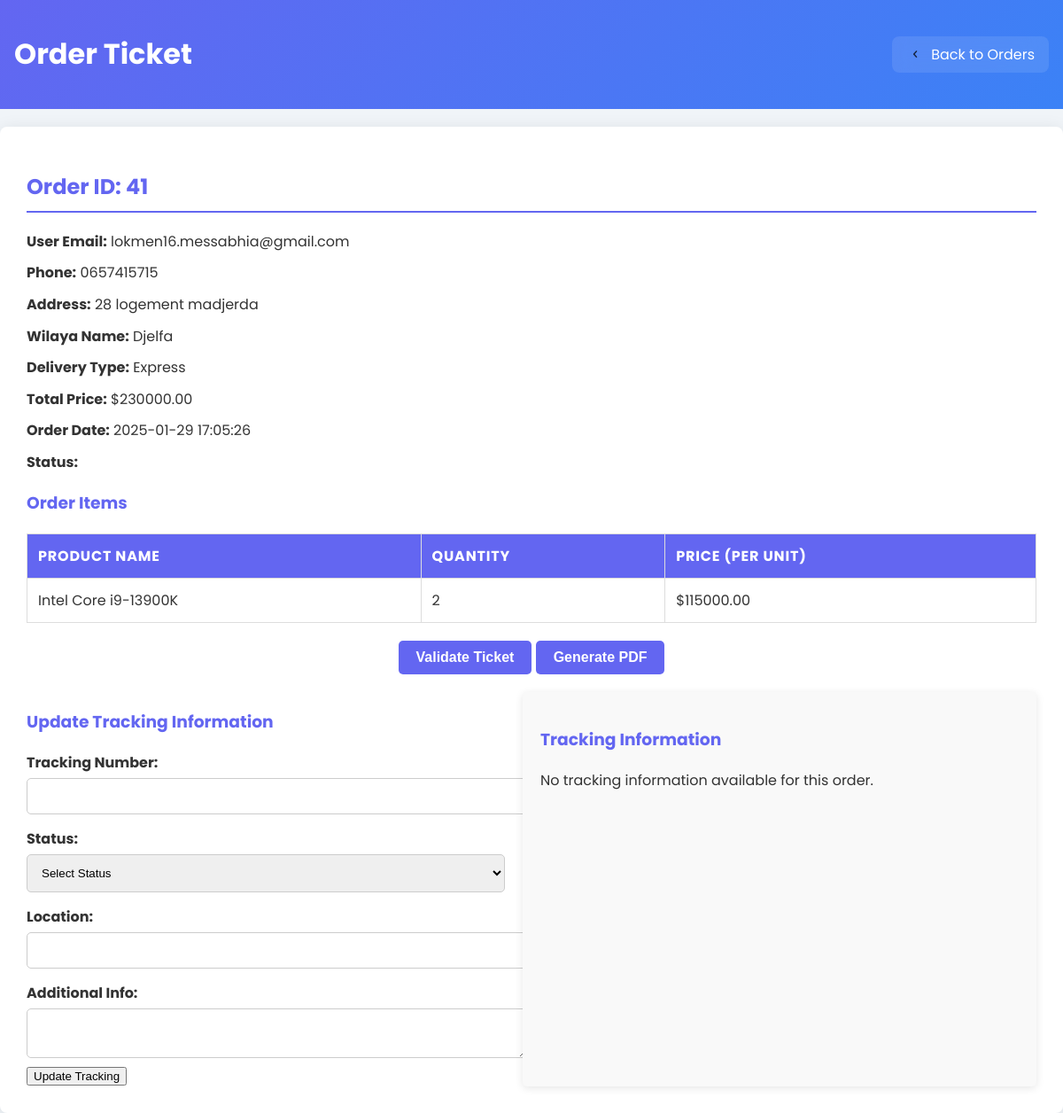
Screenshot of /ticket.php?order_id=41 (signed in) with the database file from the repository.
### tables this page shows
CREATE TABLE `orders` (
  `id` int(11) NOT NULL,
  `email` varchar(255) NOT NULL,
  `phone` varchar(20) NOT NULL,
  `address` text NOT NULL,
  `delivery_type` varchar(50) NOT NULL,
  `total_price` decimal(10,2) NOT NULL,
  `order_date` timestamp NOT NULL DEFAULT current_timestamp(),
  `status` varchar(50) NOT NULL,
  `qrtoken` varchar(255) NOT NULL,
  `user_id` int(11) NOT NULL,
  `wilaya_id` int(11) NOT NULL,
  `tracking_number` varchar(255) DEFAULT NULL
);

CREATE TABLE `users` (
  `id` int(11) NOT NULL,
  `email` varchar(255) NOT NULL,
  `phone` varchar(15) NOT NULL,
  `password` varchar(255) NOT NULL,
  `verification_token` varchar(6) DEFAULT NULL,
  `email_verified` tinyint(1) DEFAULT 0,
  `created_at` timestamp NOT NULL DEFAULT current_timestamp(),
  `profile_picture` varchar(255) DEFAULT NULL,
  `reset_token` varchar(255) DEFAULT NULL,
  `reset_token_expiry` datetime DEFAULT NULL,
  `username` varchar(255) DEFAULT NULL
);

CREATE TABLE `order_details` (
  `id` int(11) NOT NULL,
  `order_id` int(11) NOT NULL,
  `product_id` int(11) NOT NULL,
  `quantity` int(11) NOT NULL
);

CREATE TABLE `products` (
  `id` int(11) NOT NULL,
  `name` varchar(255) NOT NULL,
  `description` text DEFAULT NULL,
  `price` decimal(10,2) NOT NULL,
  `buying_price` decimal(10,2) DEFAULT NULL,
  `stock` int(11) NOT NULL DEFAULT 0,
  `category_id` int(11) DEFAULT NULL,
  `created_at` timestamp NOT NULL DEFAULT current_timestamp(),
  `updated_at` timestamp NOT NULL DEFAULT current_timestamp() ON UPDATE current_timestamp(),
  `subcategory_id` int(11) DEFAULT NULL
);

### ticket.php (the view, shortened to what this page needs)
<?php
include 'db_connect.php';
$order_id = (int)$_GET['order_id'];
$stmt = $pdo->prepare("SELECT orders.id, users.email AS user_email, orders.phone, orders.address, orders.wilaya_id, orders.delivery_type, orders.total_price, orders.order_date, orders.status, orders.tracking_number, orders.qrtoken
                       FROM orders
                       JOIN users ON orders.user_id = users.id
                       WHERE orders.id = ?");
$stmt->execute([$order_id]);
$order = $stmt->fetch(PDO::FETCH_ASSOC);
$stmt_items = $pdo->prepare("SELECT products.name, order_details.quantity, products.price
                             FROM order_details
                             JOIN products ON order_details.product_id = products.id
                             WHERE order_details.order_id = ?");
$stmt_items->execute([$order_id]);
$order_items = $stmt_items->fetchAll(PDO::FETCH_ASSOC);
$stmt_wilaya = $pdo->prepare("SELECT name FROM wilayas WHERE id = ?");
$stmt_wilaya->execute([$order['wilaya_id']]);
$wilaya = $stmt_wilaya->fetch(PDO::FETCH_ASSOC);
$order['wilaya_name'] = $wilaya ? $wilaya['name'] : 'Unknown';
$stmt_tracking = $pdo->prepare("SELECT * FROM tracking_info WHERE order_id = ?");
$stmt_tracking->execute([$order_id]);
$tracking_info = $stmt_tracking->fetchAll(PDO::FETCH_ASSOC);
?>
<!DOCTYPE html>
<html lang="en">
<head>
</head>
<body>
    <header style="display: flex; justify-content: space-between; align-items: center; padding: 1rem;">
        <h1 style="font-size: 2rem; color: white;">Order Ticket</h1>
        <a href="orders.php" style="text-decoration: none; display: inline-flex; align-items: center; gap: 0.5rem; color: white; background: rgba(255, 255, 255, 0.1); padding: 0.5rem 1rem; border-radius: 8px; backdrop-filter: blur(10px); transition: all 0.3s ease;">
            <img src="back.png" alt="Back" style="width: 20px; height: 20px;">
            <span style="font-size: 16px;">Back to Orders</span>
        </a>
    </header>
    <div class="ticket-container">
        <h2>Order ID: <?php echo htmlspecialchars($order['id']); ?></h2>
        <p><strong>User Email:</strong> <?php echo htmlspecialchars($order['user_email']); ?></p>
        <p><strong>Phone:</strong> <?php echo htmlspecialchars($order['phone']); ?></p>
        <p><strong>Address:</strong> <?php echo htmlspecialchars($order['address']); ?></p>
        <p><strong>Wilaya Name:</strong> <?php echo htmlspecialchars($order['wilaya_name']); ?></p>
        <p><strong>Delivery Type:</strong> <?php echo htmlspecialchars($order['delivery_type']); ?></p>
        <p><strong>Total Price:</strong> $<?php echo htmlspecialchars($order['total_price']); ?></p>
        <p><strong>Order Date:</strong> <?php echo htmlspecialchars($order['order_date']); ?></p>
        <p><strong>Status:</strong> <?php echo htmlspecialchars($order['status']); ?></p>
        <h3>Order Items</h3>
        <table>
            <thead>
                <tr>
                    <th>Product Name</th>
                    <th>Quantity</th>
                    <th>Price (per unit)</th>
                </tr>
            </thead>
            <tbody>
                <?php foreach ($order_items as $item) : ?>
                    <tr>
                        <td><?php echo htmlspecialchars($item['name']); ?></td>
                        <td><?php echo htmlspecialchars($item['quantity']); ?></td>
                        <td>$<?php echo htmlspecialchars($item['price']); ?></td>
                    </tr>
                <?php endforeach; ?>
            </tbody>
        </table>
        <div class="actions">
            <form method="POST">
                <button type="submit" name="validate_ticket" class="btn validate-btn">Validate Ticket</button>
                <button type="submit" name="generate_pdf" class="btn pdf-btn">Generate PDF</button>
            </form>
        </div>
        <div class="tracking-container">
    <div class="update-tracking">
        <h3>Update Tracking Information</h3>
        <form method="POST">
            <label for="tracking_number">Tracking Number:</label>
            <input type="text" id="tracking_number" name="tracking_number" value="<?php echo htmlspecialchars($order['tracking_number']); ?>">
            <label for="status">Status:</label>
            <select id="status" name="status" required>
                <option value="" disabled selected>Select Status</option>
            </select>
            <label for="location">Location:</label>
            <input type="text" id="location" name="location">
            <label for="additional_info">Additional Info:</label>
            <textarea id="additional_info" name="additional_info"></textarea>
            <button type="submit" name="update_tracking" class="btn update-btn">Update Tracking</button>
        </form>
    </div>
    <div class="tracking-info">
        <h3>Tracking Information</h3>
        <?php if ($tracking_info): ?>
            <table>
                <thead>
                    <tr>
                        <th>Tracking Number</th>
                        <th>Status</th>
                        <th>Last Updated</th>
                        <th>Location</th>
                        <th>Additional Info</th>
                    </tr>
                </thead>
                <tbody>
                    <?php foreach ($tracking_info as $tracking): ?>
                        <tr>
                            <td><?php echo htmlspecialchars($tracking['tracking_number']); ?></td>
                            <td><?php echo htmlspecialchars($tracking['status']); ?></td>
                            <td><?php echo htmlspecialchars($tracking['last_updated']); ?></td>
                            <td><?php echo htmlspecialchars($tracking['location']); ?></td>
                            <td><?php echo htmlspecialchars($tracking['additional_info']); ?></td>
                        </tr>
                    <?php endforeach; ?>
                </tbody>
            </table>
        <?php else: ?>
            <p>No tracking information available for this order.</p>
        <?php endif; ?>
    </div>
</div>
    </div>
</body>
</html>

### ticket.php (style rules this page uses)
body { font-family: 'Poppins',sans-serif; background-color: #f0f4f8; margin: 0; padding: 0; color: #333; }
header { background: linear-gradient(135deg, #6366f1, #3b82f6); color: white; display: flex; justify-content: space-between; align-items: center; padding: 1rem; margin: 0; }
.ticket-container { background-color: white; border-radius: 8px; box-shadow: 0 4px 20px rgba(0, 0, 0, 0.1); padding: 30px; margin-top: 20px; transition: transform 0.3s; }
h1, h2, h3 { color: #6366f1; }
h2 { border-bottom: 2px solid #6366f1; padding-bottom: 10px; margin-bottom: 20px; }
p { line-height: 1.6; margin: 10px 0; }
table { width: 100%; border-collapse: collapse; margin-top: 20px; }
th, td { border: 1px solid #ddd; padding: 12px; text-align: left; }
th { background-color: #6366f1; color: white; text-transform: uppercase; letter-spacing: 0.05em; }
.actions { display: flex; flex-direction: row; justify-content: center; align-items: center; gap: 10px; margin-top: 20px; }
.actions button { padding: 10px 20px; flex: none; }
button.validate-btn, button.pdf-btn { background-color: #6366f1; color: white; border: none; padding: 10px 20px; border-radius: 5px; cursor: pointer; transition: background-color 0.3s, transform 0.2s; font-size: 16px; font-weight: bold; }
label { display: block; margin-top: 15px; font-weight: bold; }
input[type="text"], input[type="number"], select, textarea { width: 100%; padding: 12px; margin-top: 5px; border: 1px solid #ccc; border-radius: 5px; transition: border-color 0.3s; }
textarea { resize: vertical; }
.tracking-container { display: flex; justify-content: space-between; margin-top: 20px; }
.update-tracking { flex: 1; margin-right: 20px; }
.tracking-info { flex: 1; background-color: #f9f9f9; border-radius: 5px; padding: 20px; box-shadow: 0 2px 10px rgba(0, 0, 0, 0.1); }
.update-tracking h3, .tracking-info h3 { color: #6366f1; }

### rows the page displays
orders: id "41", user.email "lokmen16.messabhia@gmail.com", phone "0657415715", address "28 logement madjerda", delivery_type "Express", total_price "230000.00", order_date "2025-01-29 17:05:26"
order_details: product.name "Intel Core i9-13900K", quantity "2", product.price "115000.00"

### other values shown
$order['wilaya_name'] "Djelfa"
